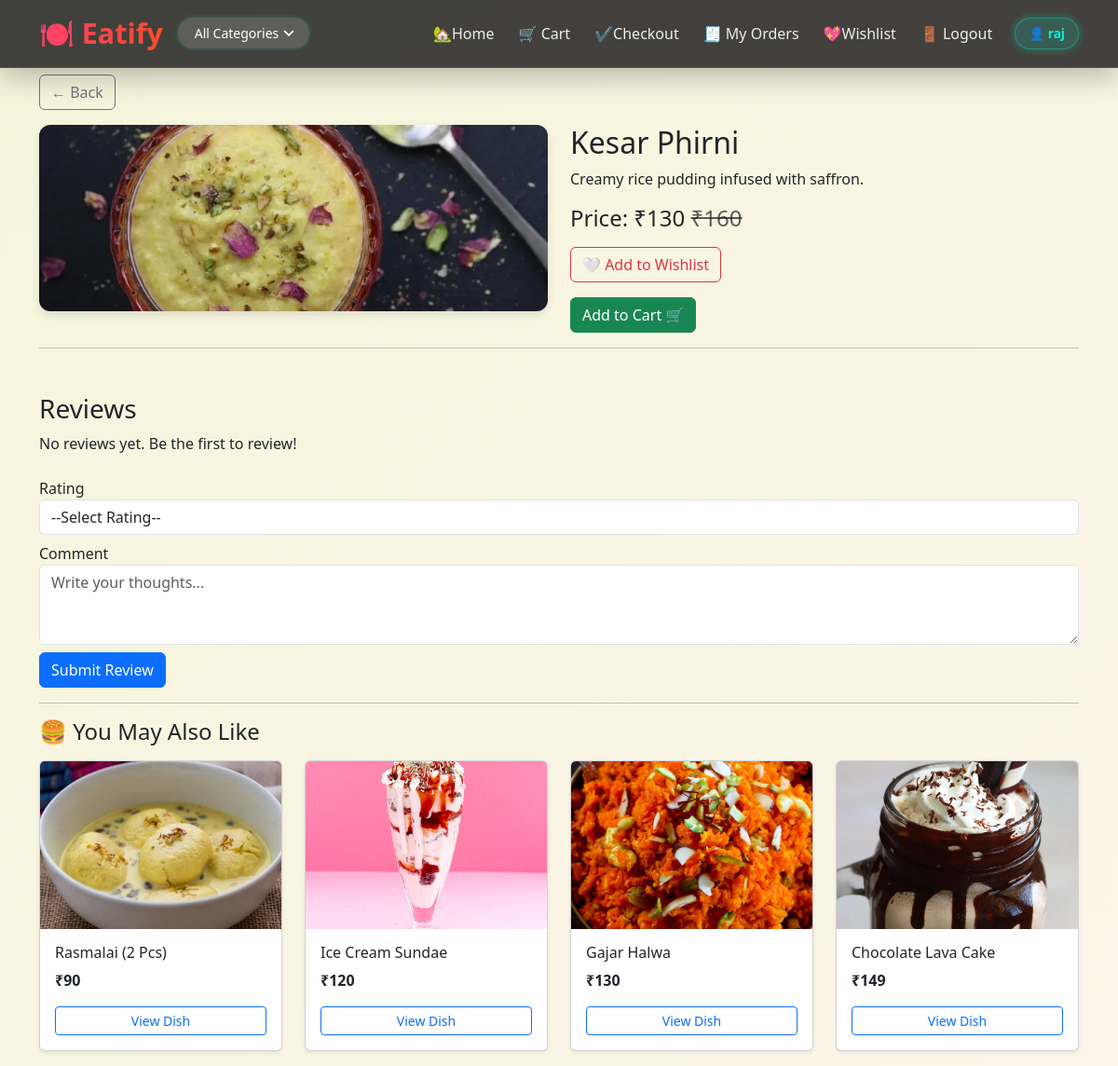
The page /food/kesar-phirni/ (signed in) on the database its author committed.
### Eatify/models.py (models this page shows, shortened)
class BaseModel(models.Model):
    uid = models.UUIDField(default=uuid.uuid4, editable=False, primary_key=True)
    created_at = models.DateTimeField(auto_now_add=True)
    update_at = models.DateTimeField(auto_now=True)
    class Meta:
        abstract = True

class Food(BaseModel):
    category = models.ForeignKey(Category, on_delete=models.CASCADE, related_name='foods')
    food_name = models.CharField(max_length=100)
    food_slug = models.SlugField(unique=True)
    food_description = models.TextField()
    food_price = models.IntegerField(default=0)
    food_demo_price = models.IntegerField(default=0)
    quantity = models.CharField(max_length=50, null=True, blank=True)

class FoodImages(BaseModel):
    food = models.ForeignKey(Food, on_delete=models.CASCADE, related_name="images")
    food_image = models.ImageField(upload_to="products")

### Eatify/views.py (the view)
# urls.py: path('food/<slug:slug>/', food_detail, name='food_detail'),
@login_required
def food_detail(request, slug):
    food = get_object_or_404(
        Food.objects.annotate(
            avg_rating=Avg("reviews__rating"),
            review_count=Count("reviews")
        ),
        food_slug=slug
    )
    recommended_foods = Food.objects.filter(
    category=food.category
).exclude(
    uid=food.uid
)[:4]
    wishlist_items = Wishlist.objects.filter(user=request.user).values_list('food', flat=True)
    reviews = Review.objects.filter(food=food).order_by('-created_at')
    return render(request, 'food_detail.html', {
        'food': food,
        'wishlist_items': wishlist_items,
        'reviews': reviews,
        'recommended_foods': recommended_foods,
    })

### Eatify/templates/food_detail.html (shortened to what this page needs)
{% extends 'eatifybase.html' %}
{% block content %}
<a href="{% url 'eatify_home' %}" class="btn btn-outline-secondary mb-3">← Back</a>
<div class="row">
    <div class="col-md-6">
        <img src="{{ food.images.first.food_image.url }}" class="food-img" alt="{{ food.food_name }}">
    </div>
    <div class="col-md-6">
        <h2>{{ food.food_name }}</h2>
        <p>{{ food.food_description }}</p>
        <h4>
            Price: ₹{{ food.food_price }}
            <del class="text-muted">₹{{ food.food_demo_price }}</del>
        </h4>
        {% if food in wishlist_items %}
            <a href="{% url 'remove_from_wishlist' food.uid %}" class="btn btn-danger mt-2">❤️ Remove from Wishlist</a>
        {% else %}
            <a href="{% url 'add_to_wishlist' food.uid %}" class="btn btn-outline-danger mt-2">🤍 Add to Wishlist</a>
        {% endif %}
        <form action="{% url 'add_to_cart' food.uid %}" method="post" class="mt-3">
            <button class="btn btn-success">Add to Cart 🛒</button>
        </form>
    </div>
</div>
<hr>
<h3 class="mt-5">Reviews</h3>
{% for review in reviews %}
    <div class="border p-3 mb-3 rounded">
        <strong>{{ review.user.username }}</strong> - ⭐ {{ review.rating }}
        <p>{{ review.comment }}</p>
        <small class="text-muted">{{ review.created_at|date:"d M Y H:i" }}</small>
    </div>
{% empty %}
    <p>No reviews yet. Be the first to review!</p>
{% endfor %}
<form action="{% url 'add_review' food.uid %}" method="post" class="mt-4">
    <div class="mb-2">
        <label for="rating">Rating</label>
        <select name="rating" class="form-control" required>
            <option value="">--Select Rating--</option>
        </select>
    </div>
    <div class="mb-2">
        <label for="comment">Comment</label>
        <textarea name="comment" class="form-control" rows="3" placeholder="Write your thoughts..."></textarea>
    </div>
    <button type="submit" class="btn btn-primary">Submit Review</button>
</form>
<hr>
<h4 class="mb-3">🍔 You May Also Like</h4>
<div class="row">
    {% for item in recommended_foods %}
        <div class="col-md-3">
            <div class="card mb-3 shadow-sm">
                {% if item.images.first %}
                    <img src="{{ item.images.first.food_image.url }}"
                         class="card-img-top"
                         style="height:180px;object-fit:cover;">
                {% endif %}
                <div class="card-body">
                    <h6>{{ item.food_name }}</h6>
                    <p class="fw-bold">₹{{ item.food_price }}</p>
                    <a href="{% url 'food_detail' item.food_slug %}"
                       class="btn btn-outline-primary btn-sm w-100">
                        View Dish
                    </a>
                </div>
            </div>
        </div>
    {% endfor %}
</div>
{% endblock %}

### Eatify/templates/eatifybase.html (shortened to what this page needs)
<!DOCTYPE html>
<html lang="en">
<head>
    <link href="https://cdn.jsdelivr.net/npm/bootstrap@5.3.3/dist/css/bootstrap.min.css" rel="stylesheet">
     <link rel="stylesheet"
href="https://cdn.jsdelivr.net/npm/bootstrap-icons@1.11.3/font/bootstrap-icons.min.css">
</head>
<body>
<nav class="navbar navbar-expand-lg navbar-dark navbar-premium fixed-top">
    <div class="container">
        <div class="d-flex align-items-center gap-3">
            <a class="navbar-brand fw-bold" href="{% url 'eatify_home' %}">
                🍽️ Eatify
            </a>
        </div>
        <div class="collapse navbar-collapse" id="navbarContent">
            <form method="get" action="{% url 'eatify_home' %}" class="d-flex me-auto">
                <select class="form-select form-select-sm category-select" name="category" onchange="this.form.submit()">
                    <option value="">All Categories</option>
                </select>
            </form>
            <ul class="navbar-nav ms-auto">
                <li class="nav-item"><a class="nav-link" href="{% url 'eatify_home' %}">🏡Home</a></li>
                {% if user.is_authenticated %}
                    <li class="nav-item"><a class="nav-link" href="{% url 'view_cart' %}">🛒 Cart</a></li>
                    <li class="nav-item"><a class="nav-link" href="{% url 'checkout' %}">✔️Checkout</a></li>
                    <li class="nav-item"><a class="nav-link" href="{% url 'order_history' %}">🧾 My Orders</a></li>
                    <li class="nav-item"><a class="nav-link" href="{% url 'wishlist_view' %}">💖Wishlist </a></li>
                    <li class="nav-item"><a class="nav-link text-danger" href="{% url 'eatify_logout' %}">🚪 Logout</a></li>
                    <li class="nav-item ms-3 d-flex align-items-center">
                        <span id="userBadge" class="user-badge">
                            👤 {{ user.first_name|default:user.username }}
                        </span>
                    </li>
                {% else %}
                    <li class="nav-item"><a class="nav-link" href="{% url 'eatify_login' %}">Login</a></li>
                    <li class="nav-item"><a class="nav-link" href="{% url 'eatify_register' %}">Register</a></li>
                {% endif %}
            </ul>
        </div>
    </div>
</nav>
<div class="container">
    {% block content %}{% endblock %}
</div>
</body>
</html>

### Eatify/templates/eatifybase.html (style rules this page uses)
body { margin: 0; padding-top: 80px; font-family: 'Segoe UI', sans-serif; background: linear-gradient(-45deg, #f0f8ff, #ffe4e1, #fff5ee, #f5f5dc); background-size: 400% 400%; animation: gradientBG 15s ease infinite; }
.navbar-premium { background: rgba(20, 20, 20, 0.8); backdrop-filter: blur(12px); -webkit-backdrop-filter: blur(12px); border-bottom: 1px solid rgba(255, 255, 255, 0.1); box-shadow: 0 10px 30px rgba(0, 0, 0, 0.25); }
.navbar-brand { font-weight: 900; font-size: 1.9rem; background: linear-gradient(to right, #FF416C, #FF4B2B); -webkit-background-clip: text; background-clip: text; -webkit-text-fill-color: transparent; }
.navbar-premium .nav-link { font-weight: 500; color: #eee !important; margin-left: 10px; transition: all 0.3s ease; }
.category-select { border-radius: 25px; border: none; padding: 6px 18px; font-weight: 500; background: rgba(255, 255, 255, 0.15); color: #fff; box-shadow: 0 0 4px rgba(0,255,255,0.3); transition: all 0.3s ease; appearance: none; background-repeat: no-repeat; background-position: right 1rem center; background-size: 12px; padding-right: 2rem; }
.category-select option { background-color: #333 !important; color: #fff; padding: 10px; }
.food-img { width: 100%; height: 200px; object-fit: cover; border-radius: 12px; box-shadow: 0 4px 10px rgba(0,0,0,0.1); transition: transform 0.3s ease; }
.user-badge { font-size: 0.85rem; font-weight: 600; color: #00f5d4; padding: 6px 14px; border-radius: 20px; background: rgba(0, 245, 212, 0.15); border: 1px solid rgba(0, 245, 212, 0.35); box-shadow: 0 0 8px rgba(0, 245, 212, 0.35); white-space: nowrap; opacity: 0; transform: translateX(20px); }

### rows shown on the page
Food: images.first.food_image (picture), food_name "Kesar Phirni", food_description "Creamy rice pudding infused with saffron.", food_price "130", food_demo_price "160"
Food: images.first.food_image (picture), food_name "Rasmalai (2 Pcs)", food_price "90"
Food: images.first.food_image (picture), food_name "Ice Cream Sundae", food_price "120"
Food: images.first.food_image (picture), food_name "Gajar Halwa", food_price "130"
Food: images.first.food_image (picture), food_name "Chocolate Lava Cake", food_price "149"

### other values the page prints
{{ user.first_name|default:user.username }} "raj"
